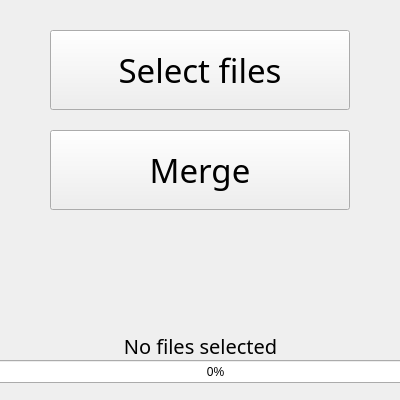
<?xml version="1.0" encoding="UTF-8"?>
<ui version="4.0">
 <class>MainWindow</class>
 <widget class="QMainWindow" name="MainWindow">
  <property name="geometry">
   <rect>
    <x>0</x>
    <y>0</y>
    <width>400</width>
    <height>400</height>
   </rect>
  </property>
  <property name="maximumSize">
   <size>
    <width>400</width>
    <height>400</height>
   </size>
  </property>
  <property name="windowTitle">
   <string>PDF Merger</string>
  </property>
  <widget class="QWidget" name="centralwidget">
   <property name="maximumSize">
    <size>
     <width>16777215</width>
     <height>391</height>
    </size>
   </property>
   <widget class="QPushButton" name="select">
    <property name="geometry">
     <rect>
      <x>50</x>
      <y>30</y>
      <width>300</width>
      <height>80</height>
     </rect>
    </property>
    <property name="maximumSize">
     <size>
      <width>300</width>
      <height>80</height>
     </size>
    </property>
    <property name="baseSize">
     <size>
      <width>100</width>
      <height>100</height>
     </size>
    </property>
    <property name="font">
     <font>
      <family>MS PGothic</family>
      <pointsize>25</pointsize>
     </font>
    </property>
    <property name="text">
     <string>Select files</string>
    </property>
   </widget>
   <widget class="QPushButton" name="merge">
    <property name="geometry">
     <rect>
      <x>50</x>
      <y>130</y>
      <width>300</width>
      <height>80</height>
     </rect>
    </property>
    <property name="maximumSize">
     <size>
      <width>300</width>
      <height>80</height>
     </size>
    </property>
    <property name="baseSize">
     <size>
      <width>200</width>
      <height>200</height>
     </size>
    </property>
    <property name="font">
     <font>
      <family>MS PGothic</family>
      <pointsize>25</pointsize>
     </font>
    </property>
    <property name="text">
     <string>Merge</string>
    </property>
   </widget>
   <widget class="QProgressBar" name="progress">
    <property name="enabled">
     <bool>true</bool>
    </property>
    <property name="geometry">
     <rect>
      <x>-10</x>
      <y>360</y>
      <width>451</width>
      <height>23</height>
     </rect>
    </property>
    <property name="maximumSize">
     <size>
      <width>500</width>
      <height>16777215</height>
     </size>
    </property>
    <property name="value">
     <number>0</number>
    </property>
   </widget>
   <widget class="QLabel" name="labelProgress">
    <property name="geometry">
     <rect>
      <x>-10</x>
      <y>330</y>
      <width>421</width>
      <height>31</height>
     </rect>
    </property>
    <property name="maximumSize">
     <size>
      <width>500</width>
      <height>16777215</height>
     </size>
    </property>
    <property name="font">
     <font>
      <family>MS PGothic</family>
      <pointsize>15</pointsize>
      <underline>false</underline>
      <strikeout>false</strikeout>
      <stylestrategy>PreferAntialias</stylestrategy>
      <kerning>false</kerning>
     </font>
    </property>
    <property name="text">
     <string>No files selected</string>
    </property>
    <property name="scaledContents">
     <bool>true</bool>
    </property>
    <property name="alignment">
     <set>Qt::AlignCenter</set>
    </property>
   </widget>
  </widget>
 </widget>
 <resources/>
 <connections/>
</ui>
